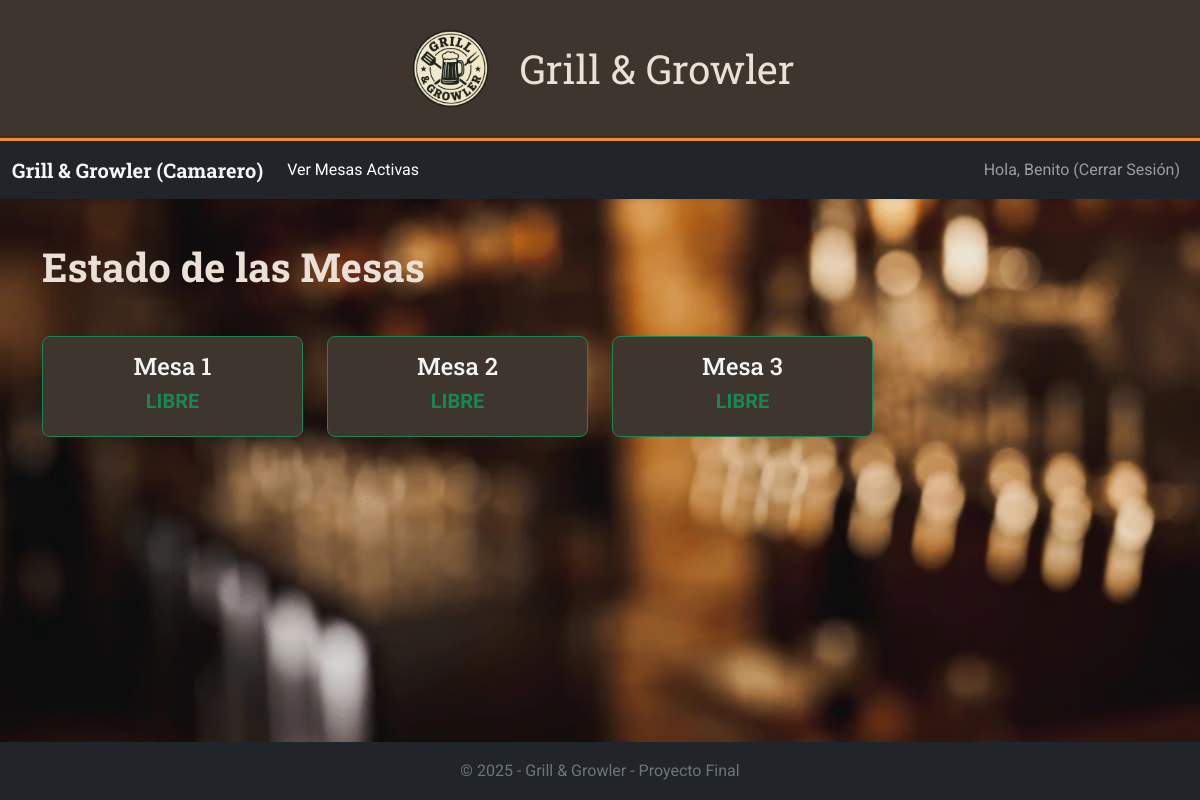
Before: /Bootstrap/camarero/mesas.php (signed in) with the older database file.
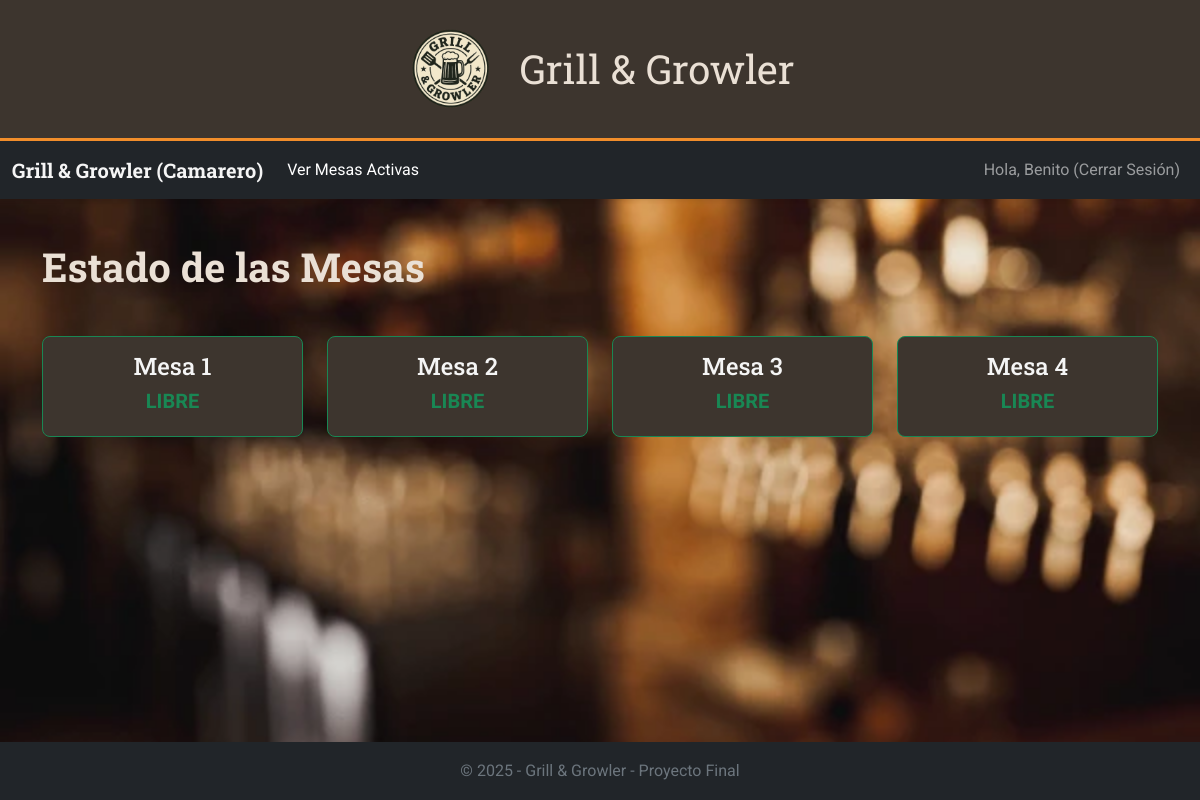
After: the same page with the newer database file.
### tables this page shows
CREATE TABLE `mesas` (
  `idm` int(11) NOT NULL,
  `estado` tinyint(1) NOT NULL
);

### Bootstrap/camarero/mesas.php (the view, shortened to what this page needs)
<!DOCTYPE html>
<html lang="es">
<head>
    <link rel="stylesheet" href="../css/bootstrap.min.css">
    <link rel="stylesheet" href="../css/style.css">
</head>
<body class="d-flex flex-column min-vh-100">
    <?php include '../includes/header.php'; ?>
    <?php include 'navbar_camarero.php'; ?>
    <main class="container mt-4 flex-grow-1">
        <h1 class="titulo">Estado de las Mesas</h1>
        <div class="row">
            <?php
            include("../includes/conexion.php");
            $consulta_mesa = "SELECT * FROM mesas";
            $result1 = mysqli_query($conn, $consulta_mesa);
            while ($row1 = mysqli_fetch_array($result1)) {
                $estado = $row1['estado'];
                $idm = $row1['idm'];
                switch ($estado) {
                    case 0:
                        echo '<div class="col-md-4 col-lg-3 mb-4">
                                <div class="caja text-center border border-success">
                                    <h2 class="h4">Mesa ' . $idm . '</h2>
                                    <p class="h5 fw-bold text-success">LIBRE</p>
                                </div>
                            </div>';
                        break;
                }
            }
            ?>
        </div>
    </main>
    <?php include '../includes/footer.php'; ?>
</body>
</html>

Changed rows visible on the page:
added mesas: idm "4"
